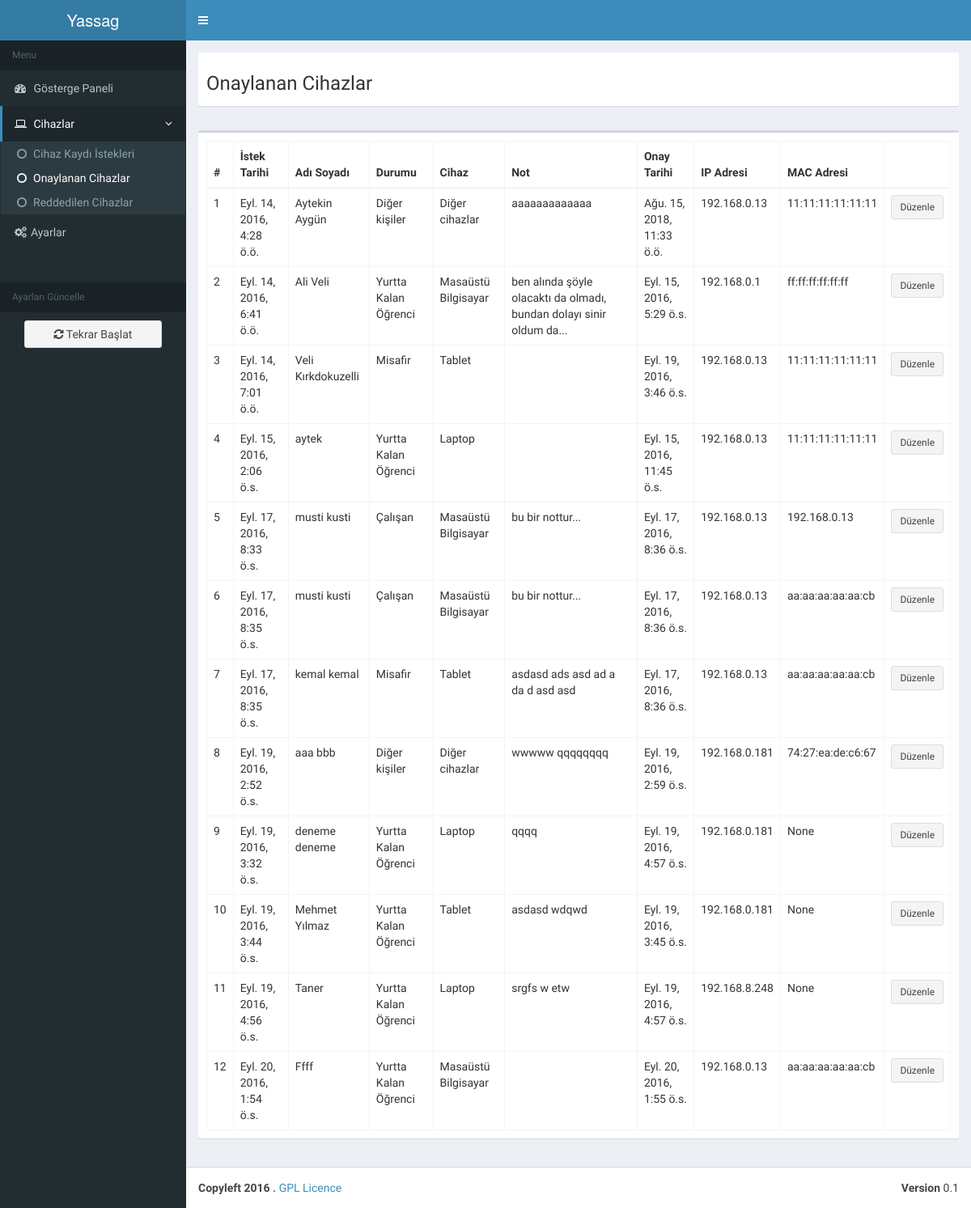
Page /dashboard/dev_check on the earlier database version.
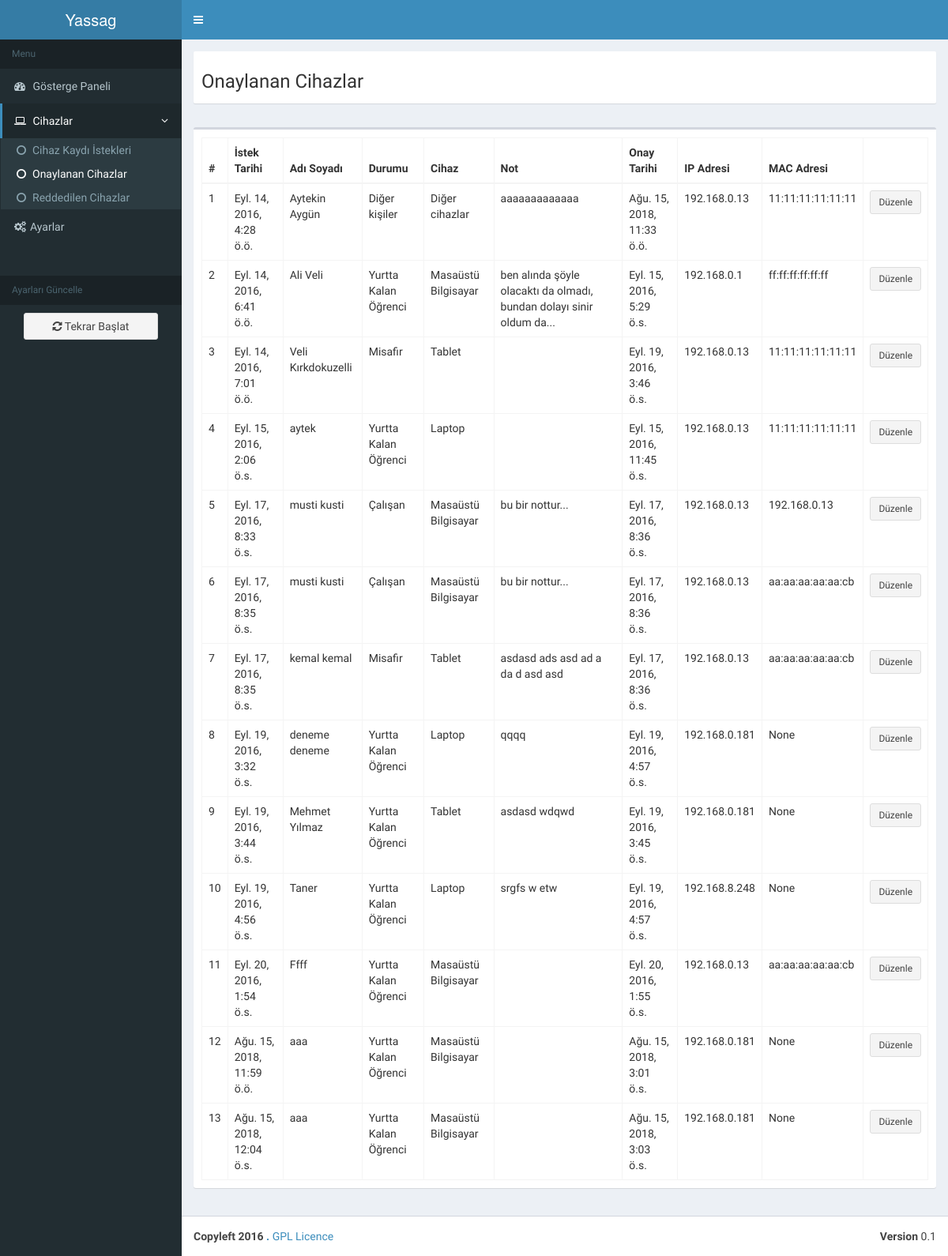
Same page on the later database version.
### devices_registration/models.py (models this page shows, shortened)
class Users(models.Model):
	request_date = models.DateTimeField(auto_now_add=True)
	user_name = models.CharField(max_length=60)
	status = models.ForeignKey("Users_Status")
	device = models.ForeignKey("Devices_Status")
	note = models.CharField(max_length=300, blank=True, null=True)
	device_status = models.IntegerField(default=0)
	transaction_date = models.DateTimeField(blank=True, null=True)
	ip = models.GenericIPAddressField(protocol='IPv4')
	mac = models.CharField(max_length=20, blank=True, null=True)

class Users_Status(models.Model):
	user_status = models.CharField(max_length=60)

class Devices_Status(models.Model):
	device_status = models.CharField(max_length=60)

### dashboard/views.py (the view)
def dev_check(request):
	context = Users.objects.filter(device_status="1").select_related()
	return render_to_response('dev_check.html', {'context':context}, context_instance=RequestContext(request))

### dashboard/templates/dev_check.html (shortened to what this page needs)
{% extends "dashboard_base.html" %}
{% block menu_link_2_active %}class="treeview active"{% endblock %}
    {% block menu_link_2_2_active %}class="active"{% endblock %}
{% block page_title %}Onaylanan Cihazlar{% endblock %}
{% block content %}
      <div class="row">
        <div class="col-xs-12">
          <div class="box">
            <div class="box-body" style="overflow-x:auto;">
              <table id="example2" class="table table-bordered table-hover">
                <thead>
                <tr>
                  <th>#</th>
                  <th>İstek Tarihi</th>
                  <th>Adı Soyadı</th>
                  <th>Durumu</th>
                  <th>Cihaz</th>
                  <th>Not</th>
                  <th>Onay Tarihi</th>
                  <th>IP Adresi</th>
                  <th>MAC Adresi</th>
                  <th></th>
                </tr>
                </thead>
                <tbody>
                <tr>
                  {% for i in context %}
                  <td>{{ forloop.counter }}</td>
                  <td>{{ i.request_date }}</td>
                  <td>{{ i.user_name }}</td>
                  <td>{{ i.status.user_status }}</td>
                  <td>{{ i.device.device_status }}</td>
                  <td>{{ i.note }}</td>
                  <td>{{ i.transaction_date }}</td>
                  <td>{{ i.ip }}</td>
                  <td>{{ i.mac }}</td>
                  <td class="col-md-1">
                    <form action="/dashboard/dev_edit/" method="post"> {% csrf_token %}
                      <div class="btn-toolbar">
                        <input name="dev_edit" class="btn btn-default btn-sm pull-right" type="submit" value="Düzenle">
                      </div>
                    </form>
                  </td>
                </tr>
                  {% endfor %}
                </tbody>
              </table>
            </div>
          </div>
        </div>
      </div>
{% endblock %}

Differences in the rows shown:
removed Users: request_date "Eyl. 19, 2016, 2:52 ö.s.", user_name "aaa bbb", status.user_status "Diğer kişiler", device.device_status "Diğer cihazlar", note "wwwww qqqqqqqq", transaction_date "Eyl. 19, 2016, 2:59 ö.s.", ip "192.168.0.181", mac "74:27:ea:de:c6:67"
now on this page (row edited): Users: request_date "Ağu. 15, 2018, 11:59 ö.ö.", user_name "aaa", status.user_status "Yurtta Kalan Öğrenci", device.device_status "Masaüstü Bilgisayar", transaction_date "Ağu. 15, 2018, 3:01 ö.s.", ip "192.168.0.181", mac "None"
now on this page (row edited): Users: request_date "Ağu. 15, 2018, 12:04 ö.s.", user_name "aaa", status.user_status "Yurtta Kalan Öğrenci", device.device_status "Masaüstü Bilgisayar", transaction_date "Ağu. 15, 2018, 3:03 ö.s.", ip "192.168.0.181", mac "None"
